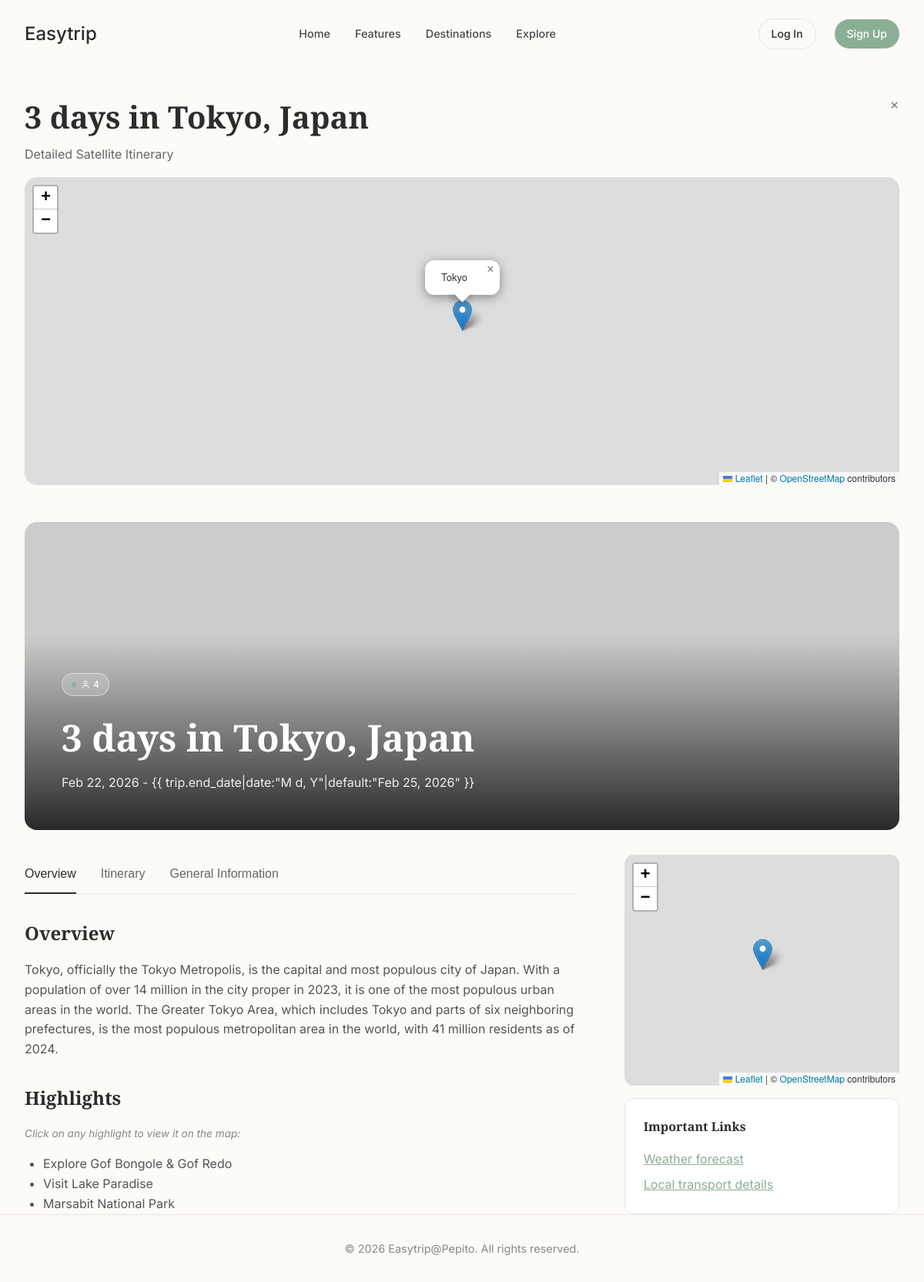
/trip/16/, run on the app's committed database.
### planner/models.py (models this page shows)
class Trip(models.fields.Field):
    pass

### planner/views.py (the view)
# urls.py: path('trip/<int:trip_id>/', views.trip_detail, name='trip_detail'),
def trip_detail(request, trip_id):
    trip = get_object_or_404(Trip, id=trip_id)
    days = trip.days.all()
    context = {
        'trip': trip,
        'days': days
    }
    return render(request, 'detail.html', context)

### templates/detail.html (shortened to what this page needs)
{% extends 'base.html' %}
{% load static %}
{% block extra_head %}
<link rel="stylesheet" href="https://unpkg.com/leaflet@1.9.4/dist/leaflet.css"
 />
{% endblock %}
{% block content %}
<div class="detail-container" style="margin-top: 2rem;">
    <div style="margin-bottom: 1rem; position: relative;">
        <a href="{% url 'home' %}"
            style="position: absolute; right: 0; top: 0; color: #888; text-decoration: none; font-size: 1.2rem;">×</a>
        <h1 style="font-size: 2.5rem; margin-bottom: 0.25rem;">{{ trip.title|default:"Marsabit, Kenya" }}</h1>
        <p style="color: #666;">Detailed Satellite Itinerary</p>
    </div>
    <div id="map" style="margin-bottom: 3rem;"></div>
    <div class="detail-hero">
        <img src="{{ trip.image_url|default:'https://images.unsplash.com/photo-1547471080-7fc2caa6f571?auto=format&fit=crop&q=80&w=1200' }}"
            alt="Destination Image">
        <div class="detail-hero-content">
            <span class="pill-tag"
                style="background-color: rgba(255,255,255,0.2); color: white; border: 1px solid rgba(255,255,255,0.5);">
                <svg width="12" height="12" viewBox="0 0 24 24" fill="none" stroke="currentColor" stroke-width="2"
                    style="vertical-align: middle; margin-right: 4px;">
                    <path d="M20 21v-2a4 4 0 0 0-4-4H8a4 4 0 0 0-4 4v2"></path>
                    <circle cx="12" cy="7" r="4"></circle>
                </svg>
                {{ trip.group_size|default:"2 Persons" }}
            </span>
            <h1>{{ trip.title|default:"Marsabit, Kenya" }}</h1>
            <p style="opacity: 0.9;">{{ trip.start_date|date:"M d, Y"|default:"Feb 18, 2026" }} - {{
                trip.end_date|date:"M d, Y"|default:"Feb 25, 2026" }}</p>
        </div>
    </div>
    <div class="detail-grid">
        <div class="main-content">
            <div class="nav-tabs">
                <button class="active" onclick="switchTab('overview')">Overview</button>
                <button onclick="switchTab('itinerary')">Itinerary</button>
                <button onclick="switchTab('general')">General Information</button>
            </div>
            <div id="overview" class="tab-content active overview-section">
                <h3>Overview</h3>
                <p>{{ trip.overview }}</p>
                <h3>Highlights</h3>
                <p style="font-size: 0.85rem; color: #888; font-style: italic; margin-bottom: 1rem;">Click on any
                    highlight to view it on the map:</p>
                <ul style="list-style: disc; padding-left: 1.5rem; color: #555;">
                    <li>Explore Gof Bongole & Gof Redo</li>
                    <li>Visit Lake Paradise</li>
                    <li>Marsabit National Park</li>
                </ul>
            </div>
        </div>
        <div class="sidebar">
            <div id="map-small" style="height: 300px; border-radius: 12px; margin-bottom: 1rem;"></div>
            <div
                style="background: var(--white); padding: 1.5rem; border-radius: 12px; border: 1px solid var(--border-color);">
                <h4 style="margin-bottom: 1rem;">Important Links</h4>
                <a href="#"
                    style="display: block; color: var(--primary-green); margin-bottom: 0.5rem; text-decoration: underline;">Weather
                    forecast</a>
                <a href="#" style="display: block; color: var(--primary-green); text-decoration: underline;">Local
                    transport details</a>
            </div>
        </div>
    </div>
</div>
{% endblock %}

### static/css/style.css (style rules this page uses)
:root { --bg-color: #FDFBF7; --text-color: #2C2C2C; --primary-green: #8BAF96; --primary-green-hover: #73977e; --light-green: #E4ECE5; --border-color: #E6E6E6; --white: #FFFFFF; --font-serif: 'Playfair Display', serif; --font-sans: 'Inter', sans-serif; }
* { margin: 0; padding: 0; box-sizing: border-box; }
body { background-color: var(--bg-color); color: var(--text-color); font-family: var(--font-sans); line-height: 1.6; overflow-x: hidden; }
h1, h2, h3, h4, h5, h6 { font-family: var(--font-serif); font-weight: 600; color: var(--text-color); }
a { color: inherit; text-decoration: none; transition: color 0.3s ease; }
ul { list-style: none; }
.pill-tag { display: inline-flex; align-items: center; padding: 4px 12px; border-radius: 20px; background-color: var(--light-green); color: var(--primary-green); font-size: 0.75rem; font-weight: 500; margin-bottom: 1rem; }
.pill-tag::before { content: ''; display: inline-block; width: 6px; height: 6px; border-radius: 50%; background-color: var(--primary-green); margin-right: 6px; }

### templates/detail.html (style rules this page uses)
.detail-hero { position: relative; height: 400px; width: 100%; overflow: hidden; border-radius: 16px; margin-bottom: 2rem; }
.detail-hero img { width: 100%; height: 100%; object-fit: cover; }
.detail-hero-content { position: absolute; bottom: 0; left: 0; width: 100%; padding: 3rem; background: linear-gradient(to top, rgba(0, 0, 0, 0.8), transparent); color: white; }
.detail-hero-content h1 { color: white; font-size: 3rem; margin-bottom: 0.5rem; }
.detail-container { max-width: 1200px; margin: 0 auto; padding: 0 2rem; }
.nav-tabs { display: flex; gap: 2rem; border-bottom: 1px solid var(--border-color); margin-bottom: 2rem; }
.nav-tabs button { background: none; border: none; padding: 1rem 0; font-size: 1rem; font-weight: 500; color: #666; cursor: pointer; position: relative; }
.nav-tabs button.active { color: var(--text-color); }
.nav-tabs button.active::after { content: ''; position: absolute; bottom: -1px; left: 0; width: 100%; height: 2px; background-color: var(--text-color); }
.tab-content { display: none; }
.tab-content.active { display: block; }
.detail-grid { display: grid; grid-template-columns: 2fr 1fr; gap: 4rem; }
.overview-section h3 { font-size: 1.5rem; margin-bottom: 1rem; }
.overview-section p { color: #555; margin-bottom: 2rem; }
#map { height: 400px; border-radius: 16px; z-index: 10; }

### data on the page
Trip: title "3 days in Tokyo, Japan", group_size "4", start_date "Feb 22, 2026", overview "Tokyo, officially the Tokyo Metropolis, is the capital and most populous city of Japan. With a population of over 14 million in the city proper in 2023, it is one of the most populous urban areas in the world. The Greater Tokyo Area, which includes Tokyo and parts of six neighboring prefectures, is the most populous metropolitan area in the world, with 41 million residents as of 2024."
